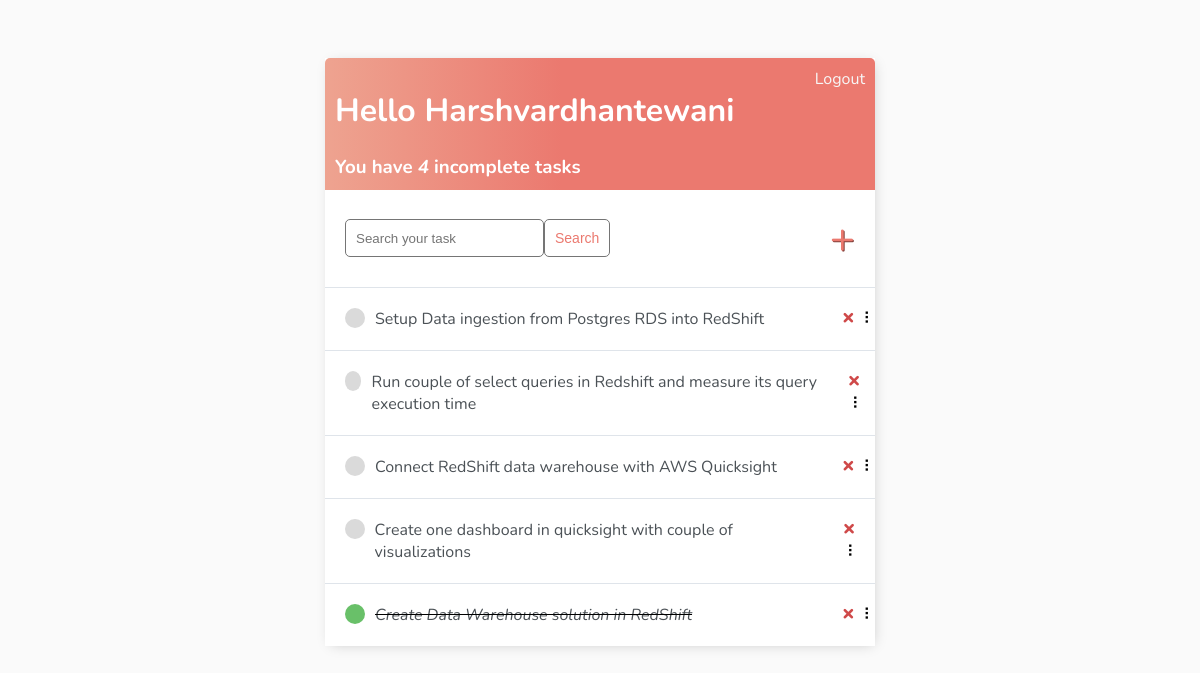
The app's page / (signed in) with its own data.
### base/models.py (models this page shows)
class Task(models.Model):
    user = models.ForeignKey(User, on_delete=models.CASCADE, null=True, blank=True)
    title =models.CharField(max_length=200)
    description =models.TextField(null=True, blank=True)
    complete =models.BooleanField(default=False)
    create =models.DateTimeField(auto_now_add=True)
    def __str__(self):
        return self.title
    class Meta:
        ordering=['complete']

### base/views.py (the view)
# urls.py: path("", TaskList.as_view(), name="tasks"),
class TaskList(LoginRequiredMixin, ListView):
    model =  Task
    context_object_name="tasks"
    def get_context_data(self, **kwargs):
        context= super().get_context_data(**kwargs)
        context['tasks']=context['tasks'].filter(user=self.request.user)
        context['count']=context['tasks'].filter(complete=False).count()
        search_input=self.request.GET.get('search-area') or ''
        if search_input:
            context['tasks']=context['tasks'].filter(title__startswith=search_input)
        return context
        context['search_input']=search_input

### base/templates/base/task_list.html
{% extends 'base/main.html' %}
{% block content %}
<div class="header-bar">
    <div>
        <h1>Hello {{request.user|title}}</h1>
        <h3 style="margin:0">You have <i>{{count}}</i> incomplete task{{count|pluralize:"s"}}</h3>
    </div>
    {% if request.user.is_authenticated %}
    <a href="{% url 'logout' %}">Logout</a>
    {% else %}
    <a href="{% url 'login' %}">Login</a>
    {% endif %}
</div>
<div id="search-add-wrapper">
    <form method="GET" style="display: flex;">
        <input type='text' name='search-area' placeholder="Search your task" value="{{search_input}}">
        <input class="button" type="submit" value='Search'>
    </form>
    {% if tasks|length > 0 %}
    <a id="add-link" href="{% url 'task-create' %}">&#x2b;</a>
    {% endif %}
</div>
<div id="tasklist" class="task-items-wrapper">
    {% for task in tasks %}
    <div class="task-wrapper" data-position="{{task.pk}}">
        <div class="task-title">
            {% if task.complete %}
            <div class="task-complete-icon"></div>
            <i><s><a href="{% url 'task-update' task.id %}">{{task}}</a></s></i> {% else %}
            <div class="task-incomplete-icon"></div>
            <a href="{% url 'task-update' task.id %}">{{task}}</a> {% endif %}
        </div>
        <div class="task-controls">
            <a class="delete-link" href="{% url 'task-delete' task.id %}">&#215;</a>
            <span class="handle">&nbsp;&#10247;</span>
        </div>
    </div>
    {% empty %}
    <div style="text-align: center; padding-bottom: 10px; line-height: 1em;">
        <h3>No new tasks are created.</h3>
        <h3>Create a <a style="text-decoration: none; color: #e53935;" href="{% url 'task-create' %}">New task</a> ! </h3>
    </div>
    {% endfor %}
</div>
{% endblock content %}

### base/templates/base/main.html (shortened to what this page needs)
<!DOCTYPE html>
<html>
    <head>
    </head>
    <body>
        <div class="container">
            {% block content %}
            {% endblock content %}
    </body>
</html>

### base/templates/base/main.html (style rules this page uses)
body { background-color: #FAFAFA; font-family: 'Nunito', sans-serif; padding-top: 50px ; }
a, p { color:#4b5156; }
.container { max-width: 550px; margin: auto; background-color: #fff; -webkit-box-shadow: 2px 2px 13px -4px rgba(0,0,0,0.21); box-shadow: 2px 2px 13px -4px rgba(0,0,0,0.21); }
.header-bar { display: flex; justify-content: space-between; color: #fff; padding: 10px; border-radius: 5px 5px 0 0; background: linear-gradient(90deg, #EEA390 0%, #EB796F 43%, #EB796F 100% ); }
.header-bar a { color:rgb(247,247,247); text-decoration: none; }
.task-wrapper { display: flex; align-items: center; justify-content: space-between; background-color: #fff; border-top: 1px solid #dfe4ea; overflow: hidden; }
.task-title { display: flex; padding: 20px; }
.task-title a { text-decoration: none; color: #4b5156; margin-left: 10px; }
.task-complete-icon { height: 20px; width: 20px; background-color: rgb(105, 192, 105); border-radius: 50%; }
.task-incomplete-icon { height: 20px; width: 20px; background-color: rgb(218, 218, 218); border-radius: 50%; }
.delete-link { text-decoration: none; font-weight: 900; color: #cf4949; font-size: 22px; line-height: 0; padding: 20px 0px; }
#add-link { color: #EB796F; text-decoration: none; font-size: 42px; text-shadow: 1px 1px #81413b; }
#search-add-wrapper { display: flex; justify-content: space-between; align-items: center; padding: 20px; }
input[type=text], input[type=password], textarea { border: 1px solid #757575; border-radius: 5px; padding: 10px; width: 90%; }
.button { border: 1px solid #757575; background-color: #FFF; color: #EB796F; padding: 10px; font-size: 14px; border-radius: 5px; cursor: pointer; text-decoration: none; }

### records on screen
Task: title "Setup Data ingestion from Postgres RDS into RedShift"
Task: title "Run couple of select queries in Redshift and measure its query execution time"
Task: title "Connect RedShift data warehouse with AWS Quicksight"
Task: title "Create one dashboard in quicksight with couple of visualizations"
Task: title "Create Data Warehouse solution in RedShift"

### other values on screen
{{ request.user|title }} "Harshvardhantewani"
{{ count }} "4"
